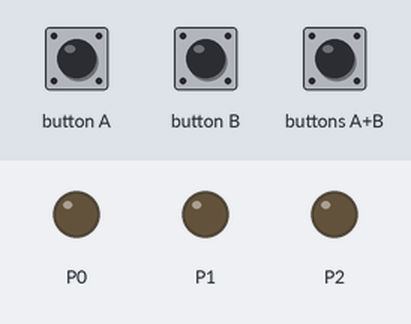
The program below on a simulated BBC micro:bit (MakeCode). On the bench: output pins drawn as LEDs (lit = HIGH). Inputs (shaded band) come from the test bench.

Above: at 1.2 s.
1.3 s: button A pressed for 0.15 s
At 2.6 s:
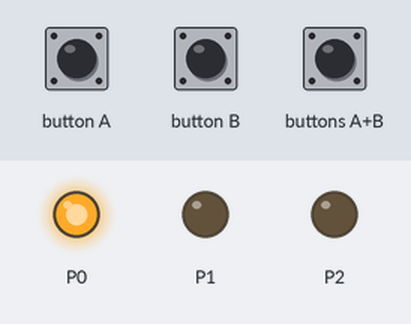
2.9 s: button B pressed for 0.15 s
At 4.1 s:
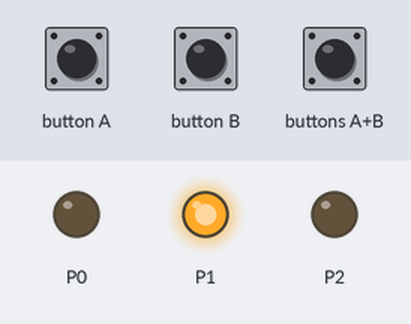
4.5 s: buttons A+B pressed for 0.15 s
At 5.3 s:
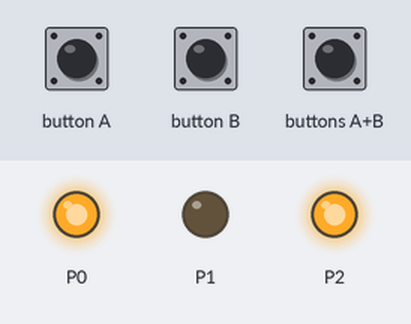
Timing chart, 0 to 7.5 s (numbered marks = the images above; inputs shaded):
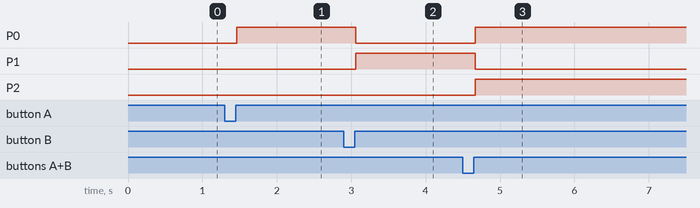

The program:

main.ts
```typescript
input.onButtonPressed(Button.A, function () {
    _1 = 1
    _2 = 0
    _3 = 0
})
input.onButtonPressed(Button.AB, function () {
    _1 = 1
    _2 = 0
    _3 = 1
})
input.onButtonPressed(Button.B, function () {
    _2 = 1
    _1 = 0
    _3 = 0
})
let _3 = 0
let _2 = 0
let _1 = 0
_1 = 0
_2 = 0
_3 = 0
basic.forever(function () {
    pins.digitalWritePin(DigitalPin.P0, _1)
    pins.digitalWritePin(DigitalPin.P1, _2)
    pins.digitalWritePin(DigitalPin.P2, _3)
})
```

test.ts
```typescript
// 在此处测试；当此软件包作为插件使用时，将不会编译此软件包。
```

Measured:
- after the input at 1.3 s, P0: LOW → HIGH after 0.16 s
- after the input at 2.9 s, P0: HIGH → LOW after 0.16 s; P1: LOW → HIGH after 0.16 s
- after the input at 4.5 s, P0, P2: LOW → HIGH after 0.16 s; P1: HIGH → LOW after 0.16 s
